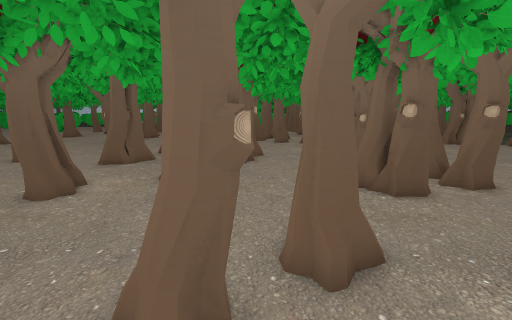
view 1 (above)

24 first-person views from a walk through a Unity game level. The camera is 1.3 m above the floor, tilts 10° down and sees 90° across. The floor is counted in squares, 0.5 m on a side. Each view is taken from the middle of a square. On the plan, view 1 faces up. The plan holds only what a view shows up to about 18 squares ahead; the rest is blank. The place goes on beyond the plan. The player character is not drawn.

view 2
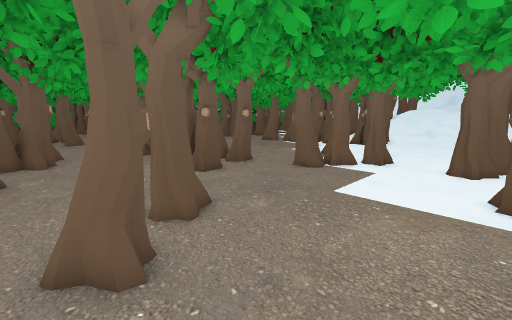

view 3
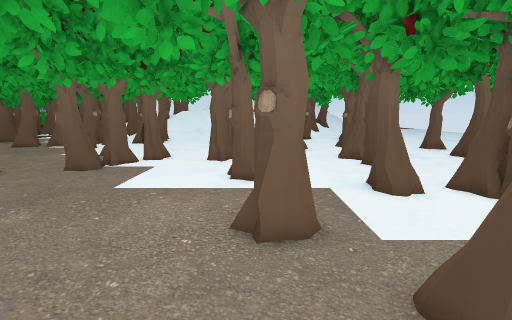

view 4
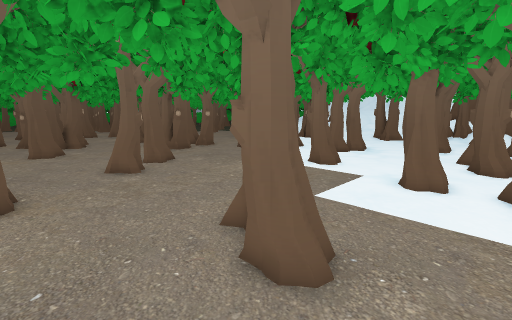

view 5
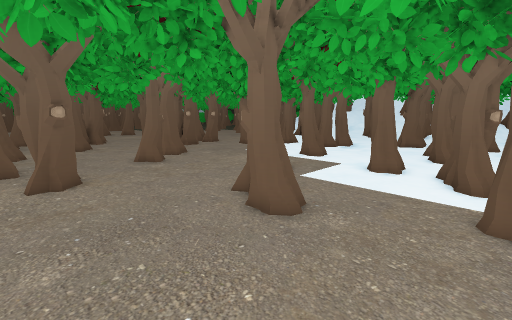

view 6
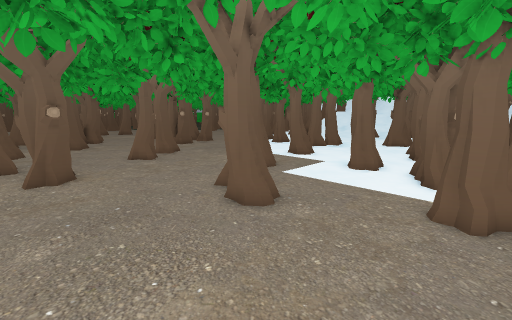

view 7
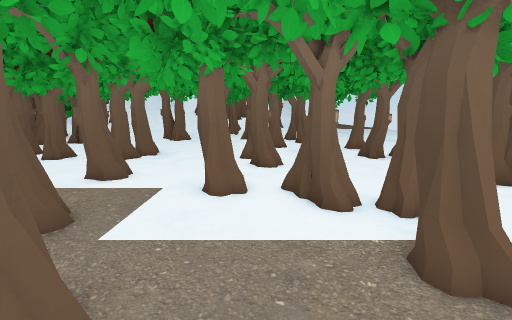

view 8
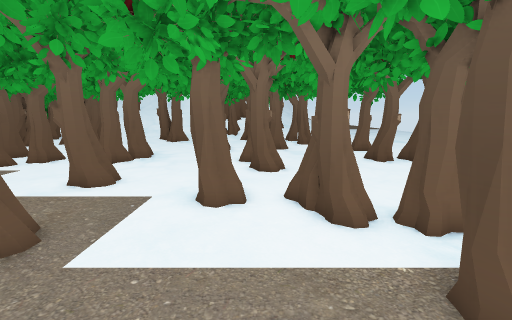

view 9
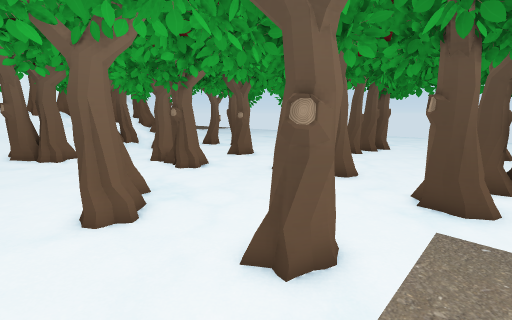

view 10
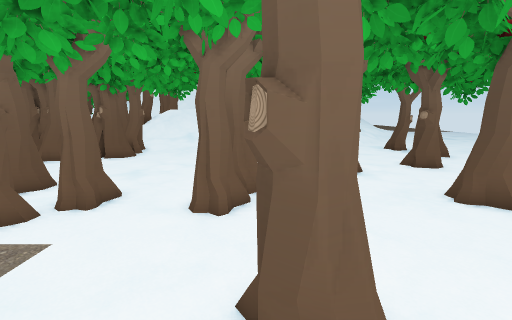

view 11
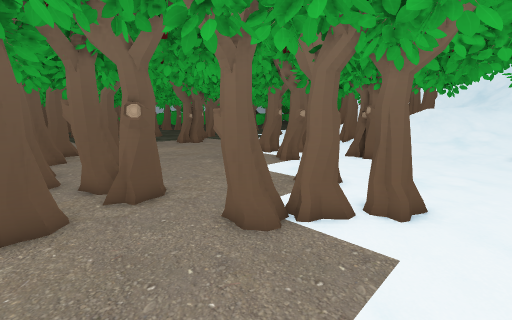

view 12
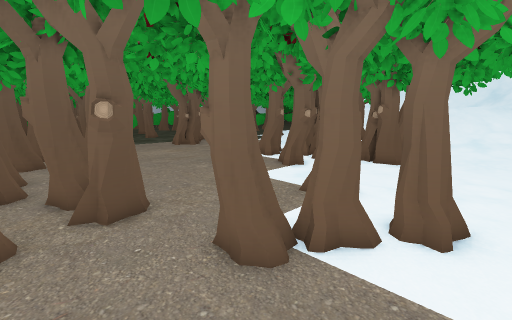

view 13
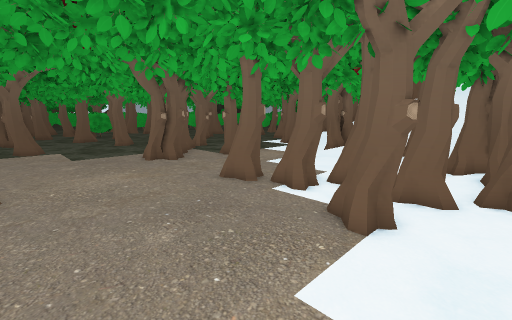

view 14
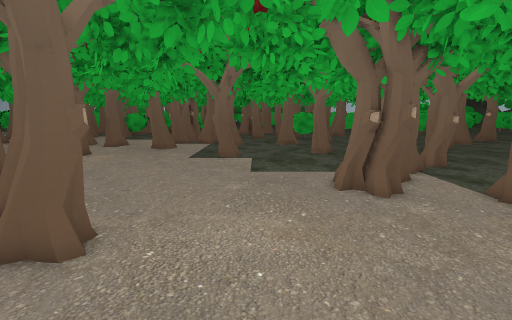

view 15
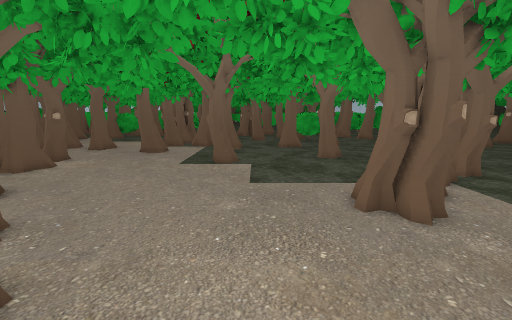

view 16
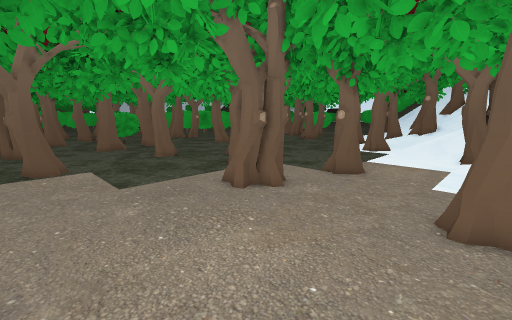

view 17
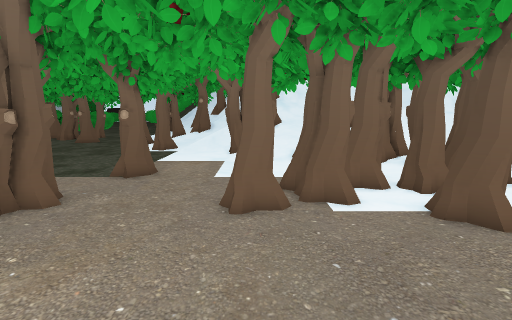

view 18
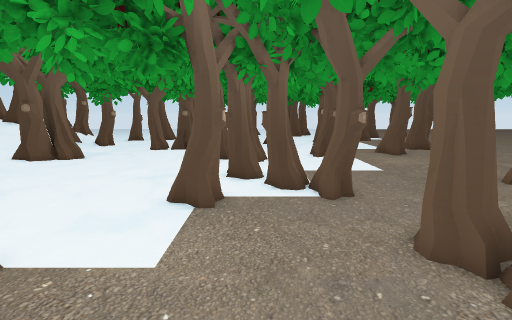

view 19
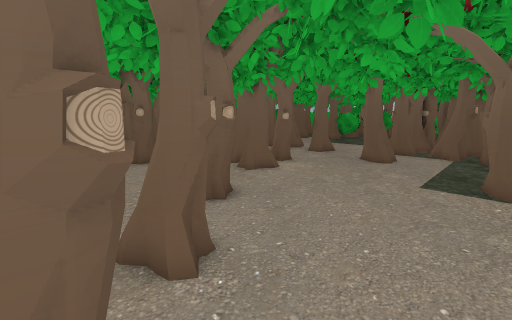

view 20
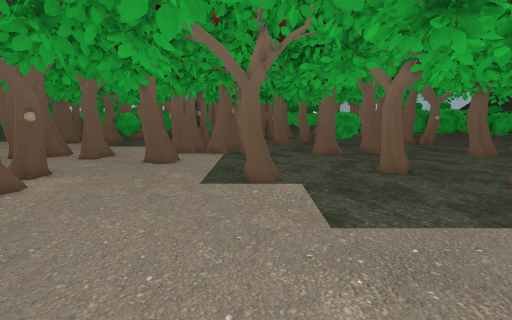

view 21
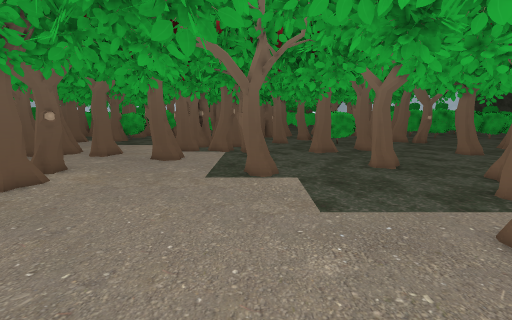

view 22
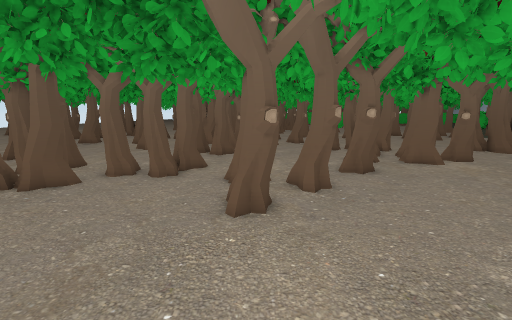

view 23
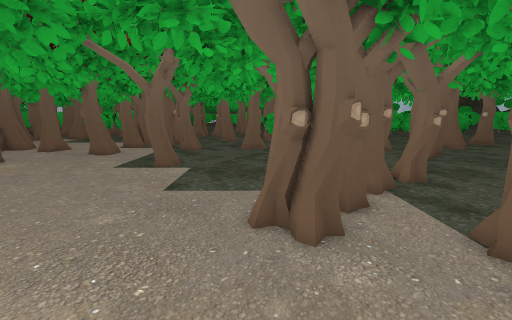

view 24
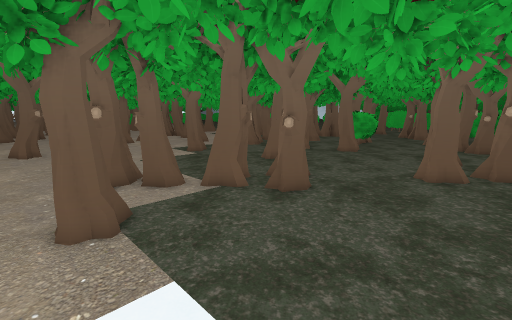

### Floor plan
Key: @ floor where view 1 was taken; # wall or solid block; x gap in a wall; . main floor; : floor 0.25 m higher than the main floor; = window, fence, low wall or low ledge; T thing the floor can be seen under or through.
Columns run from 7 left of view 1 to 29 right of it. Each row starts with its distance up from view 1.
 38              ##.##      #  #=...
 37       #      ##..##    ## ...... #
 36       #####.. x...##=    ........##
 35     ## .==... #...................
 34        ......##  .................#=#
 33         .....    ........T ......=#=#
 32          .....x..........TT   ...#=..
 31           #...x...##..x ...   .......
 30          ##... ...##... ...    ..   .
 29           #...  ...... ..    TT..   .
 28           ##.............. TTTT#.....
 27           # ............ x TTTTT.....
 26           #..... ..... ...#=TT....  .
 25           #............ . =T......# .
 24           =###.... .....==#T......  .
 23             # .... .....###T.........
 22               ##.........##..##.... .
 21               ##............###.. ...
 20                  #..........   ......
 19                 =#........ ..........
 18                 #=........ ........##
 17                  ........=#. ......##
 16                  ........##      .:
 15              #.x.........##=
 14              #  .........###
 13                 .........###=
 12                #.......... ##
 11                #........##
 10               #=#.......## ##
  9             #=##=........  ##.#
  8             ##.......  ....##=#
  7              .......TT . x ##=#
  6              ...#=..TT ... ##=#
  5          #   . x#=TT ..........
  4        ###   . .x.TTT..... ....::
  3       ##........   TT...... ...::
  2       ##........   ............:::
  1  #=   ..........   .... .......# :
  0  ##.  .@........   TT.........##=:
 -1 .##.  .............TTT .......##
 -2 ..............##. ...##.......##
 -3 .........##...##........  .....
 -4 .... ....##.......... .   ..  .
 -5 ......=#...... ... .... ##==
 -6 ..... ##..........x. ..=####
 -7 .....###. TTTTT...  ....=
 -8 .....#= .   =TT ...#=.......
 -9 ............ T...####.........
-10  .......   TT=...#=##...##....
-11   ......   TT#..........## x..
-12 .  ....##   ##.... .... ..
-13 .   .. ##   #...

Positions as (right, up) in squares from view 1, and headings:
1: (0, 0), facing up
2: (-2, -2), facing up-right
3: (-3, -3), facing right
4: (-5, -10), facing up-right
5: (-7, -12), facing up-right
6: (-7, -13), facing up-right
7: (-3, -9), facing right
8: (-2, -9), facing right
9: (5, 1), facing down-right
10: (5, -2), facing right
11: (5, 1), facing up-right
12: (6, 2), facing up-right
13: (11, 8), facing up-right
14: (14, 14), facing up
15: (14, 16), facing up
16: (11, 16), facing up-right
17: (11, 16), facing right
18: (12, 14), facing down
19: (12, 19), facing up-left
20: (12, 20), facing up
21: (12, 19), facing up
22: (17, 19), facing left
23: (17, 17), facing up
24: (29, 20), facing up-left
